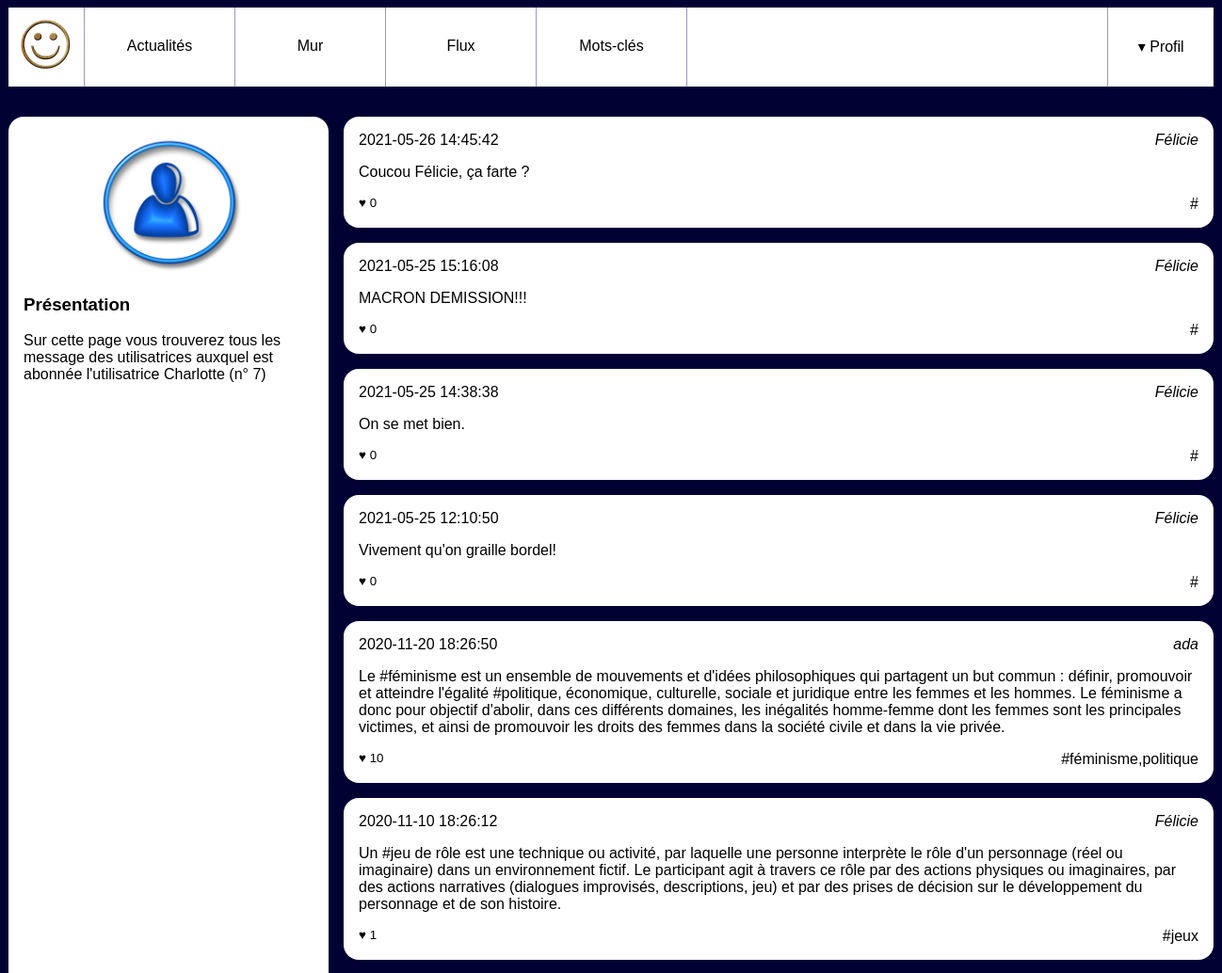
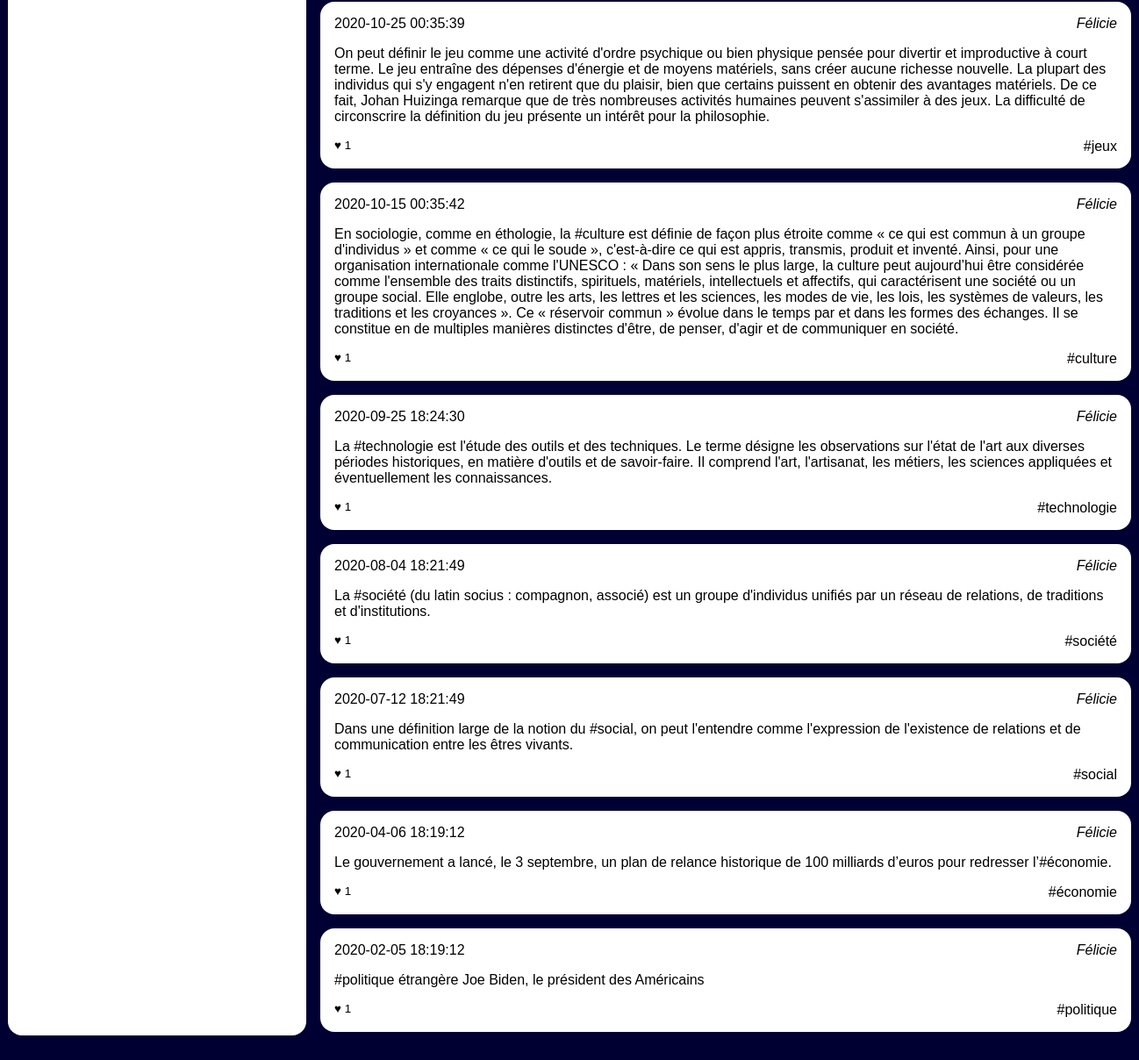
Screenshot of /pages/feed.php?user_id=7 with the database file from the repository (2 pictures, top to bottom).
### tables this page shows
CREATE TABLE `users` (
  `id` int(10) UNSIGNED NOT NULL,
  `email` varchar(255) NOT NULL,
  `password` varchar(255) NOT NULL,
  `alias` varchar(255) NOT NULL
);

### pages/feed.php (the view, shortened to what this page needs)
<?php
require 'header.php';
?>
        <div id="wrapper">
            <?php
            $userId = $_GET['user_id'];
            ?>
            <?php
            $mysqli = new mysqli("localhost", "root", "root", "socialnetwork");
            ?>
            <aside>
                <?php
                $laQuestionEnSql = "SELECT * FROM `users` WHERE id=" . intval($userId);
                $lesInformations = $mysqli->query($laQuestionEnSql);
                $user = $lesInformations->fetch_assoc();
                ?>
                <img src="user.jpg" alt="Portrait de l'utilisatrice"/>
                <section>
                    <h3>Présentation</h3>
                    <p>Sur cette page vous trouverez tous les message des utilisatrices
                        auxquel est abonnée l'utilisatrice <?php echo $user['alias'] ?>
                        (n° <?php echo $_GET['user_id'] ?>)
                    </p>
                </section>
            </aside>
            <main>
                <?php
                $laQuestionEnSql = "SELECT `posts`.`content`,"
                        . "`posts`.`created`,"
                        . "`users`.`alias` as author_name,  "
                        . "`users`.`id` as author_id,  "
                        . "count(`likes`.`id`) as like_number,  "
                        . "GROUP_CONCAT(DISTINCT `tags`.`label`) AS taglist "
                        . "FROM `followers` "
                        . "JOIN `users` ON `users`.`id`=`followers`.`followed_user_id`"
                        . "JOIN `posts` ON `posts`.`user_id`=`users`.`id`"
                        . "LEFT JOIN `posts_tags` ON `posts`.`id` = `posts_tags`.`post_id`  "
                        . "LEFT JOIN `tags`       ON `posts_tags`.`tag_id`  = `tags`.`id` "
                        . "LEFT JOIN `likes`      ON `likes`.`post_id`  = `posts`.`id` "
                        . "WHERE `followers`.`following_user_id`='" . intval($userId) . "' "
                        . "GROUP BY `posts`.`id`"
                        . "ORDER BY `posts`.`created` DESC  "
                ;
                $lesInformations = $mysqli->query($laQuestionEnSql);
                while ($follower = $lesInformations->fetch_assoc())
                {
                ?>
                <article>
                    <h3>
                        <time datetime='2020-02-01 11:12:13' ><?php echo $follower['created'] ?> </time>
                    </h3>
                    <address><nav>
                        <a href="wall.php?user_id=<?php echo $follower['author_id'] ?>"><?php echo $follower['author_name'] ?></a>
                        </nav></address>
                    <div>
                        <p><?php echo $follower['content'] ?></p>
                    </div>
                    <footer>
                        <small>♥ <?php echo $follower['like_number'] ?></small>
                        <a href="">#<?php echo $follower['taglist'] ?>
                    </footer>
                </article>
                <?php
                }
                ?>
            </main>
        </div>
    </body>
</html>

### pages/style.css (style rules this page uses)
body { background-color: #003; font-family: Arial; }
a { text-decoration: none; color:black; }
#wrapper { display:flex; width:80em; margin:0 auto 2em auto; }
#wrapper aside { background-color: #fff; flex:1; padding:1em; border-radius: 1em; }
#wrapper aside img { display: block; width:50%; margin:auto; }
#wrapper main { flex:3; padding-left:1em; height: 80vh; overflow-y: scroll; }
#wrapper main article { background-color: #fff; padding:1em; margin-bottom: 1em ; border-radius: 1em; }
#wrapper main article h3 { margin:0; padding:0; font-weight: normal; font-size:1em; }
#wrapper main article time { float:left; }
#wrapper main article address { text-align: right; margin-bottom: 1em; }
#wrapper main article p { margin:0; }
#wrapper main article footer { margin-top: 1em; text-align: right; }
#wrapper main article footer small { float:left; }

### rows the page displays
users: alias "Charlotte"
users: created "2021-05-26 14:45:42", alias "Félicie", content "Coucou Félicie, ça farte ?", like_number "0", created "2021-05-25 15:16:08", content "MACRON DEMISSION!!!", created "2021-05-25 14:38:38", content "On se met bien.", created "2021-05-25 12:10:50", content "Vivement qu'on graille bordel!", created "2020-11-10 18:26:12", content "Un #jeu de rôle est une technique ou activité, par laquelle une personne interprète le rôle d'un personnage (réel ou imaginaire) dans un environnement fictif. Le participant agit à travers ce rôle par des actions physiques ou imaginaires, par des actions narratives (dialogues improvisés, descriptions, jeu) et par des prises de décision sur le développement du personnage et de son histoire.", like_number "1", taglist "jeux", created "2020-10-25 00:35:39", content "On peut définir le jeu comme une activité d'ordre psychique ou bien physique pensée pour divertir et improductive à court terme. Le jeu entraîne des dépenses d'énergie et de moyens matériels, sans créer aucune richesse nouvelle. La plupart des individus qui s'y engagent n'en retirent que du plaisir, bien que certains puissent en obtenir des avantages matériels. De ce fait, Johan Huizinga remarque que de très nombreuses activités humaines peuvent s'assimiler à des jeux. La difficulté de circonscrire la définition du jeu présente un intérêt pour la philosophie.", created "2020-10-15 00:35:42", content "En sociologie, comme en éthologie, la #culture est définie de façon plus étroite comme « ce qui est commun à un groupe d'individus » et comme « ce qui le soude », c'est-à-dire ce qui est appris, transmis, produit et inventé. Ainsi, pour une organisation internationale comme l'UNESCO : « Dans son sens le plus large, la culture peut aujourd’hui être considérée comme l'ensemble des traits distinctifs, spirituels, matériels, intellectuels et affectifs, qui caractérisent une société ou un groupe social. Elle englobe, outre les arts, les lettres et les sciences, les modes de vie, les lois, les systèmes de valeurs, les traditions et les croyances ». Ce « réservoir commun » évolue dans le temps par…", taglist "culture", created "2020-09-25 18:24:30", content "La #technologie est l'étude des outils et des techniques. Le terme désigne les observations sur l'état de l'art aux diverses périodes historiques, en matière d'outils et de savoir-faire. Il comprend l'art, l'artisanat, les métiers, les sciences appliquées et éventuellement les connaissances.", taglist "technologie", created "2020-08-04 18:21:49", content "La #société (du latin socius : compagnon, associé) est un groupe d'individus unifiés par un réseau de relations, de traditions et d'institutions.", taglist "société", created "2020-07-12 18:21:49", content "Dans une définition large de la notion du #social, on peut l'entendre comme l'expression de l'existence de relations et de communication entre les êtres vivants.", taglist "social", created "2020-04-06 18:19:12", content "Le gouvernement a lancé, le 3 septembre, un plan de relance historique de 100 milliards d’euros pour redresser l’#économie.", taglist "économie", created "2020-02-05 18:19:12", content "#politique étrangère Joe Biden, le président des Américains", taglist "politique"
users: created "2020-11-20 18:26:50", alias "ada", content "Le #féminisme est un ensemble de mouvements et d'idées philosophiques qui partagent un but commun : définir, promouvoir et atteindre l'égalité #politique, économique, culturelle, sociale et juridique entre les femmes et les hommes. Le féminisme a donc pour objectif d'abolir, dans ces différents domaines, les inégalités homme-femme dont les femmes sont les principales victimes, et ainsi de promouvoir les droits des femmes dans la société civile et dans la vie privée.", like_number "10", taglist "féminisme,politique"

### other values shown
$_GET['user_id'] "7"
